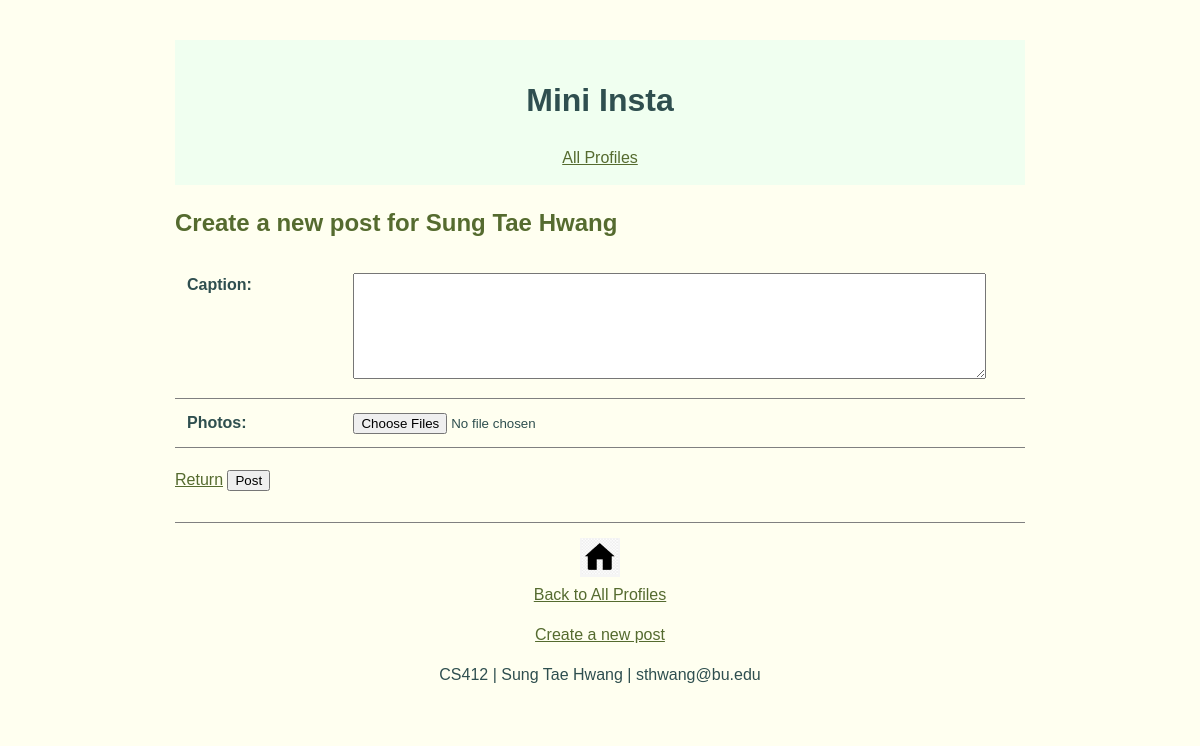
/mini_insta/profile/1/create_post, run on an earlier commit of the app's database.
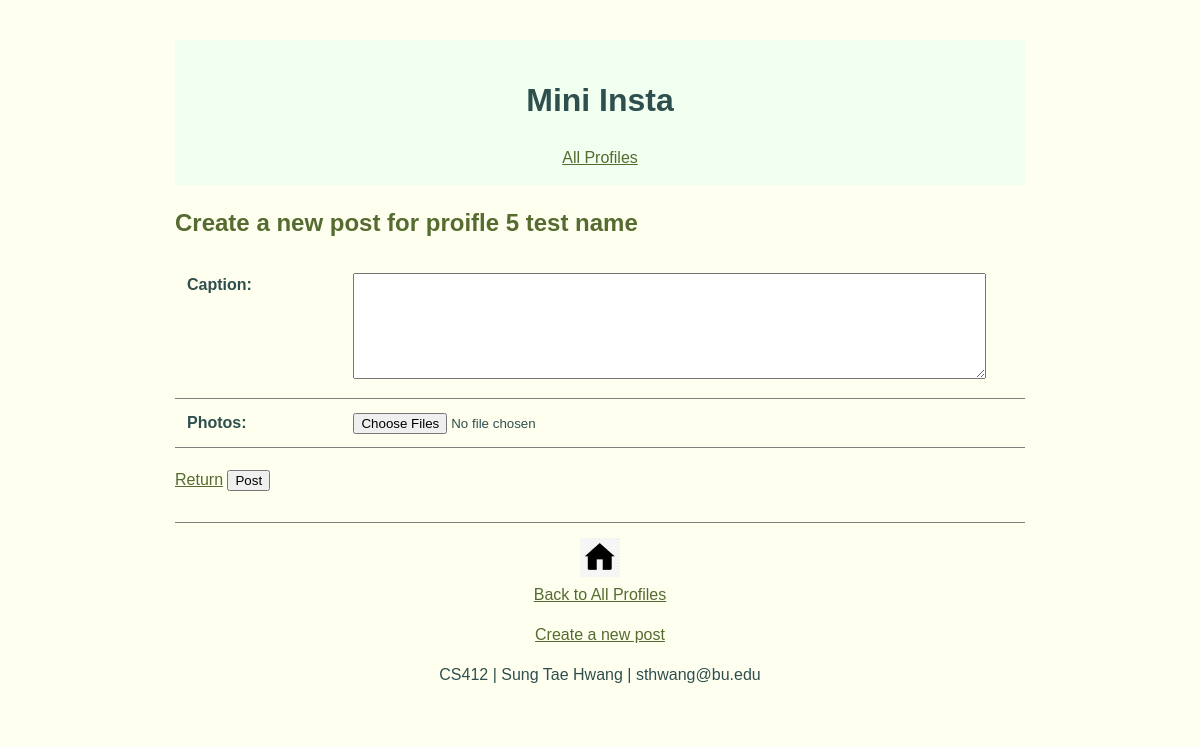
And on a later commit of the database.
### mini_insta/models.py (models this page shows, shortened)
class Profile(models.Model):
    username = models.TextField(blank=True)
    display_name = models.TextField(blank=True)
    profile_image_url = models.URLField(blank=True)
    bio_text = models.TextField(blank=True)
    join_date = models.DateTimeField(auto_now_add=True)

### mini_insta/views.py (the view, shortened to what this page needs)
class CreatePostView(CreateView):
    form_class = CreatePostForm
    template_name = 'mini_insta/create_post_form.html'
    def get_context_data(self, **kwargs):
        context = super().get_context_data(**kwargs)
        pk = self.kwargs['pk']
        profile = Profile.objects.get(pk=pk)
        context['profile'] = profile
        return context

### mini_insta/forms.py
class CreatePostForm(forms.ModelForm):
    class Meta:
        model = Post
        fields = ['caption']

### mini_insta/templates/mini_insta/create_post_form.html (shortened to what this page needs)
{% extends 'mini_insta/base.html' %}
{% block content %}
<h2>Create a new post for {{ profile.display_name }}</h2>
<form method="POST" enctype="multipart/form-data"
      action="{% url 'mini_insta:create_post' profile.pk %}">
    <table>
        {{ form.as_table }}
        <tr>
            <th><label for="files">Photos:</label></th>
            <td>
                <input type="file" id="files" name="files"
                       accept="image/*" multiple>
            </td>
        </tr>
    </table>
    <p>
        <a href="{% url 'mini_insta:show_profile' profile.pk %}">Return</a>
        <input type="submit" name="submit" value="Post">
    </p>
</form>
{% endblock %}

What changed in the data, as far as the page shows it:
changed Profile: display_name "Sung Tae Hwang" → "proifle 5 test name"
